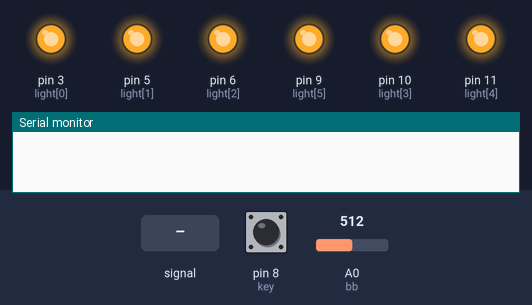
A sketch run on a simulated Arduino Uno, built with avr-gcc and run on an emulated ATmega328P. On the bench: output pins drawn as LEDs (lit = HIGH), the last lines printed to the serial monitor. Inputs (shaded band) come from the test bench; at power-on: A0 (bb) = 512, pin 8 (key) HIGH. Pins used as bus, display or sensor lines are not drawn.

Above: at 1.3 s.
At 2.9 s:
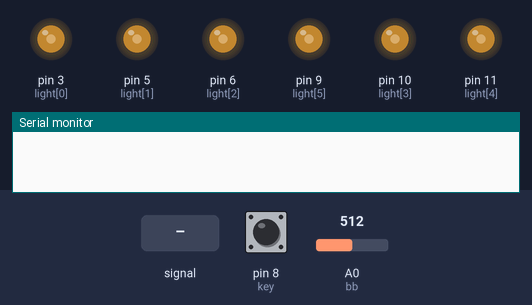
3.0 s: A0 (bb) set to 0
7.9 s: pin 8 (key) pulled LOW for 0.15 s
At 9.1 s:
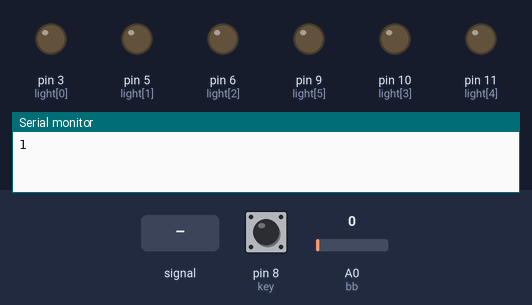
Timing chart, 0 to 9.4 s (numbered marks = the images above; inputs shaded):
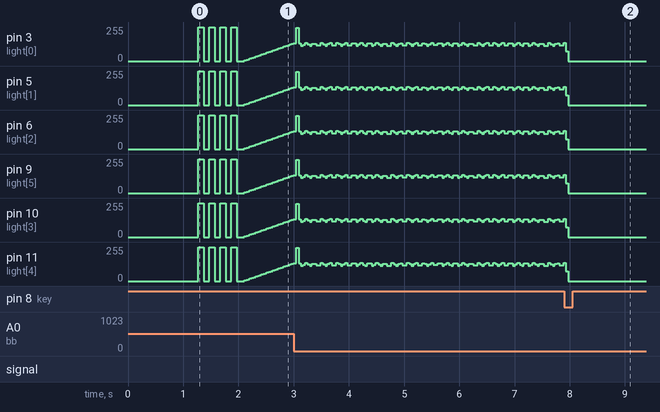

The sketch:

sketch_may29a.ino
```cpp
/********************************************************/
/*****项目：一代红警光棱塔********************************/
/*****基于：arduino**************************************/
/*****版本：A********************************************/
/*****作者：毕圣-Bisiant（bilibil）***********************/
/*****备注：开源代码不得商用******************************/
/********************************************************/

/********************************************************/
/********************引脚和标志定义***********************/
/********************************************************/

#define RE 2
#define key 8
#define bb A0
int light[6] = {3, 5, 6, 10, 11, 9};
int keya = 0;

/********************************************************/
/********************闪烁一次*****************************/
/********************************************************/

void bk1()
{
  for (int k = 0; k < 6; k++)
  {
    digitalWrite(light[k], HIGH);
  }
  delay(100);
  for (int k = 0; k < 6; k++)
  {
    digitalWrite(light[k], LOW);
  }
  delay(100);
}

/********************************************************/
/********************循环一圈*****************************/
/********************************************************/

void tk1(int n)
{
  for (int k = 0; k < 6; k++)
  {
    for (int i = 0; i < 255; i += 5)
    {
      analogWrite(light[k], i);
    }
    for (int i = 255; i >= 0; i -= 5)
    {
      analogWrite(light[k], i);
      delay(n);
    }
  }
}

/********************************************************/
/********************启动执行函数*************************/
/********************************************************/

void start()
{
  /******************/
  /***上电行为*******/
  /******************/
  digitalWrite(RE, HIGH);
  for (int i = 0; i <= 3; i++)
  {
    tk1(1);
  }
  for (int i = 0; i <= 3; i++)
  {
    bk1();
  }
  /******************/
  /***等待按键按下***/
  /******呼吸灯******/
  while (digitalRead(key) == HIGH)
  {
    for (int i = 0; i < 255; i += 5)
    {
      for (int k = 0; k < 6; k++)
      {
        analogWrite(light[k], i);
      }
      delay(analogRead(bb) / 15);
    }
    for (int i = 255; i >= 0; i -= 5)
    {
      for (int k = 0; k < 6; k++)
      {
        analogWrite(light[k], i);
      }
      delay(analogRead(bb) / 15);
    }
  }
}

/********************************************************/
/***********************按键监测函数**********************/
/********************************************************/

void akb()
{
  switch (keya)
  {
  case 0:    //按键记录为0
    while (digitalRead(key) == HIGH)
    {
      for (int k = 0; k < 6; k++)
      {
        digitalWrite(light[k], LOW);
      }
    }
    keya = 1;
    break;
  case 1:    //按键记录为1
    while (digitalRead(key) == HIGH)
    {
      for (int k = 0; k < 6; k++)
      {
        for (int i = 0; i < 255; i += 5)
        {
          analogWrite(light[k], i);
          delay(analogRead(bb) / 50);
        }
        for (int i = 255; i >= 0; i -= 5)
        {
          analogWrite(light[k], i);
          delay(analogRead(bb) / 50);
        }
      }
    }
    keya = 2;
    break;
  case 2:    //按键记录为2
    while (digitalRead(key) == HIGH)
    {
      for (int i = 0; i < 255; i += 5)
      {
        for (int k = 0; k < 6; k++)
        {
          analogWrite(light[k], i);
        }
        delay(analogRead(bb) / 15);
      }
      for (int i = 255; i >= 0; i -= 5)
      {
        for (int k = 0; k < 6; k++)
        {
          analogWrite(light[k], i);
        }
        delay(analogRead(bb) / 15);
      }
    }
    keya = 3;
    break;
  case 3:    //按键记录为3
    while (digitalRead(key) == HIGH)
    {
      int i = analogRead(bb) / 4;
      for (int k = 0; k < 6; k++)
      {
        analogWrite(light[k], i);
      }
    }
    keya = 4;
    break;
  case 4:    //按键记录为4
    while (digitalRead(key) == HIGH)
    {
      for (int k = 0; k < 6; k++)
      {
        digitalWrite(light[k], HIGH);
      }
    }
    keya = 0;
    break;
  }
}

/********************************************************/
/***********************用于拓展的at函数******************/
/********************************************************/

void at()
{
  akb();
  Serial.println(keya);
}

/********************************************************/
/********************只执行一次的主函数*******************/
/********************************************************/

void setup()
{
  pinMode(light, OUTPUT);
  pinMode(RE, OUTPUT);
  pinMode(key, INPUT_PULLUP);
  Serial.begin(9600);
  start();
}

/********************************************************/
/********************会一直循环的主函数*******************/
/********************************************************/

void loop()
{
  at();
  delay(1000);
}
```
